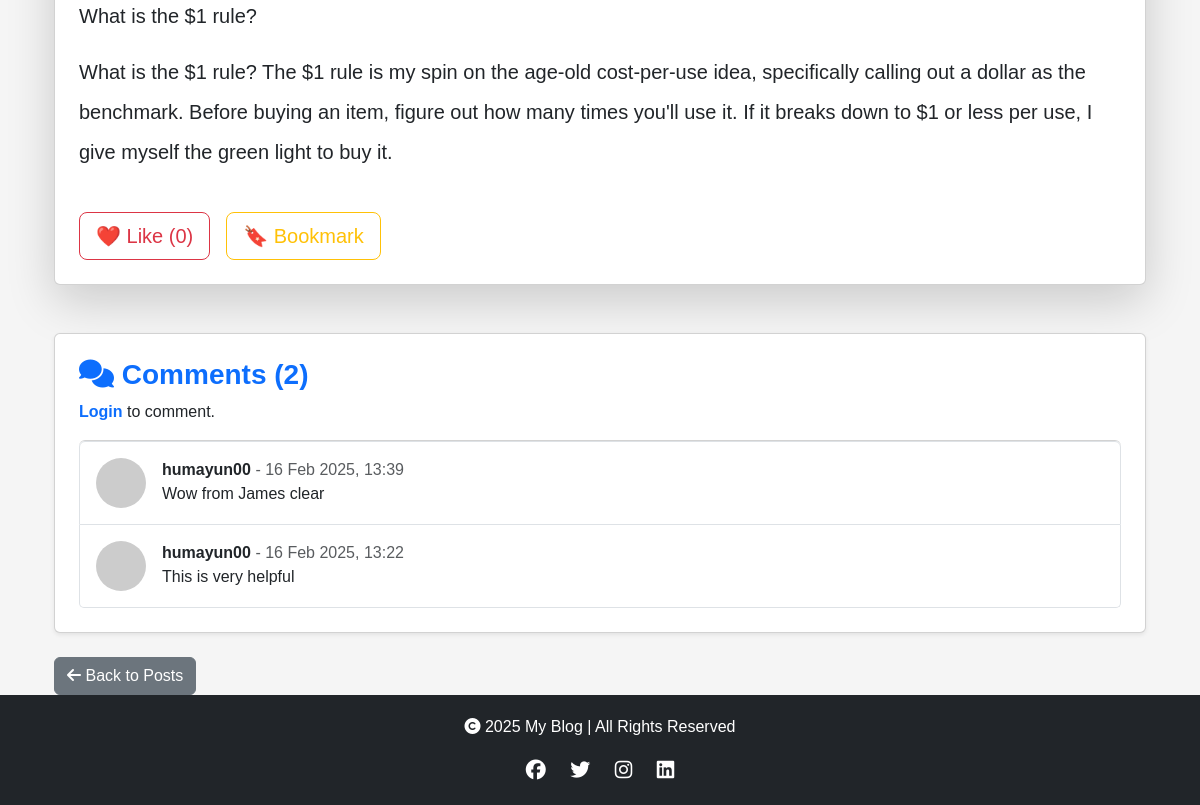
Before: /post/atomic-habit/ (lower part) with the older database file.
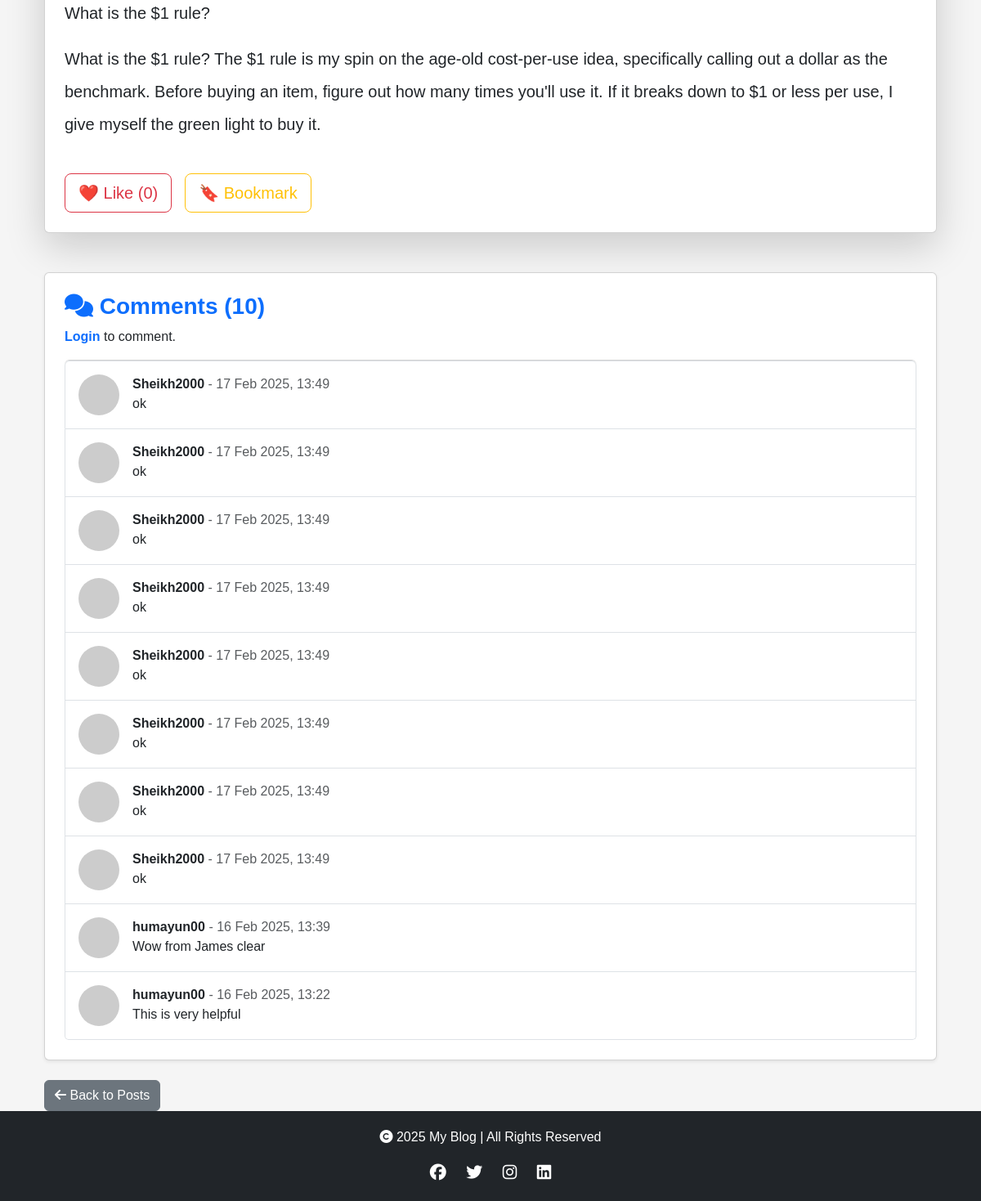
After: the same page with the newer database file.
### blog/models.py (models this page shows, shortened)
class Post(models.Model):
    title = models.CharField(max_length=200)
    slug = models.SlugField(unique=True, blank=True)
    content = models.TextField()
    image = models.ImageField(upload_to='post_images/', null=True, blank=True)
    user = models.ForeignKey(User, on_delete=models.CASCADE, related_name='posts')
    category = models.ForeignKey(Category, on_delete=models.SET_NULL, null=True, blank=True)
    created_at = models.DateTimeField(auto_now_add=True)
    updated_at = models.DateTimeField(auto_now=True)
    class Meta:
        ordering = ['-created_at']  # Newest posts first
    def total_likes(self):
        return self.likes.count()
    def total_comments(self):
        return self.comments.count()

class Comment(models.Model):
    post = models.ForeignKey(Post, on_delete=models.CASCADE, related_name='comments')
    user = models.ForeignKey(User, on_delete=models.CASCADE, related_name='commented_posts')
    content = models.TextField()
    parent = models.ForeignKey("self", null=True, blank=True, on_delete=models.CASCADE, related_name="replies")
    created_at = models.DateTimeField(auto_now_add=True)
    class Meta:
        ordering = ['-created_at']  # Show latest comments first

### blog/views.py (the view)
# urls.py: path('post/<slug:slug>/', views.post_detail, name='post_detail'),
def post_detail(request, slug):
    post = get_object_or_404(Post, slug=slug)
    comments = post.comments.all().order_by('-created_at')
    form = CommentForm()
    liked = request.user.is_authenticated and post.likes.filter(user=request.user).exists()
    return render(request, 'blog/post_detail.html', {
        'post': post,
        'comments': comments,
        'form': form,
        'liked': liked,
    })

### blog/context_processors.py (called while the page is built)
def categories_processor(request):
    return {'categories': Category.objects.all()}

### blog/templates/blog/post_detail.html (shortened to what this page needs)
{% extends 'base.html' %}
{% block content %}
<div class="container mt-4">
    <div class="card shadow-lg p-4">
        <div class="fs-5 lh-lg">{{ post.content|linebreaks }}</div>
        <div class="mt-4 d-flex align-items-center gap-3">
            <button id="like-btn" class="btn {% if user in post.likes.all %}btn-danger{% else %}btn-outline-danger{% endif %} btn-lg">
                ❤️ Like (<span id="like-count">{{ post.total_likes }}</span>)
            </button>
            <button id="bookmark-btn" class="btn {% if user in post.bookmarks.all %}btn-warning{% else %}btn-outline-warning{% endif %} btn-lg">
                🔖 {% if user in post.bookmarks.all %}Bookmarked{% else %}Bookmark{% endif %}
            </button>
        </div>
    </div>
    <div class="card shadow-sm mt-5 p-4">
        <h3 class="fw-bold text-primary"><i class="fa-solid fa-comments"></i> Comments ({{ post.total_comments }})</h3>
        {% if user.is_authenticated %}
        <form id="comment-form" method="post" class="mb-4">
            {% csrf_token %}
            {{ form.as_p }}
            <button type="submit" class="btn btn-primary btn-lg"><i class="fa-solid fa-paper-plane"></i> Add Comment</button>
        </form>
        {% else %}
            <p><a href="{% url 'login' %}" class="text-decoration-none text-primary"><strong>Login</strong></a> to comment.</p>
        {% endif %}
        <ul id="comments-list" class="list-group">
            {% for comment in post.comments.all %}
            <li class="list-group-item d-flex align-items-start p-3">
                <img src="https://via.placeholder.com/50" class="rounded-circle me-3" alt="User Avatar">
                <div>
                    <strong class="text-dark">{{ comment.user.username }}</strong>
                    <span class="text-muted">- {{ comment.created_at|date:"d M Y, H:i" }}</span>
                    <p class="mb-0">{{ comment.content }}</p>
                </div>
            </li>
            {% empty %}
            <li class="list-group-item text-center text-muted">No comments yet.</li>
            {% endfor %}
        </ul>
    </div>
    <a href="{% url 'post_list' %}" class="btn btn-secondary mt-4">
        <i class="fa-solid fa-arrow-left"></i> Back to Posts
    </a>
</div>
<link rel="stylesheet" href="https://cdnjs.cloudflare.com/ajax/libs/animate.css/4.1.1/animate.min.css">
{% endblock %}

Changed rows visible on the page:
changed Post: total_comments "2" → "10"
added Comment: user.username "Sheikh2000", created_at "17 Feb 2025, 13:49", content "ok"
added Comment: user.username "Sheikh2000", created_at "17 Feb 2025, 13:49", content "ok"
added Comment: user.username "Sheikh2000", created_at "17 Feb 2025, 13:49", content "ok"
added Comment: user.username "Sheikh2000", created_at "17 Feb 2025, 13:49", content "ok"
added Comment: user.username "Sheikh2000", created_at "17 Feb 2025, 13:49", content "ok"
added Comment: user.username "Sheikh2000", created_at "17 Feb 2025, 13:49", content "ok"
added Comment: user.username "Sheikh2000", created_at "17 Feb 2025, 13:49", content "ok"
added Comment: user.username "Sheikh2000", created_at "17 Feb 2025, 13:49", content "ok"
